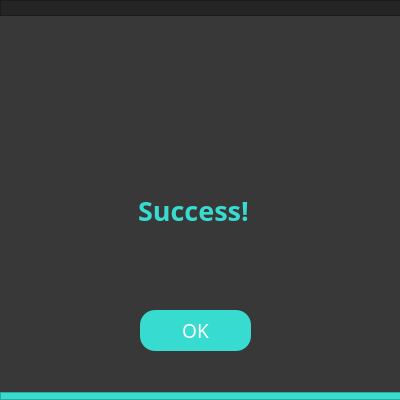
<?xml version="1.0" encoding="UTF-8"?>
<ui version="4.0">
 <class>Dialog</class>
 <widget class="QDialog" name="Dialog">
  <property name="geometry">
   <rect>
    <x>0</x>
    <y>0</y>
    <width>400</width>
    <height>400</height>
   </rect>
  </property>
  <property name="windowTitle">
   <string>Dialog</string>
  </property>
  <property name="styleSheet">
   <string notr="true">background-color: #383838</string>
  </property>
  <widget class="QLabel" name="i_background">
   <property name="geometry">
    <rect>
     <x>0</x>
     <y>10</y>
     <width>561</width>
     <height>621</height>
    </rect>
   </property>
   <property name="text">
    <string/>
   </property>
   <property name="pixmap">
    <pixmap>../images/Background.png</pixmap>
   </property>
   <property name="scaledContents">
    <bool>true</bool>
   </property>
  </widget>
  <widget class="QLabel" name="i_success">
   <property name="geometry">
    <rect>
     <x>138</x>
     <y>190</y>
     <width>121</width>
     <height>41</height>
    </rect>
   </property>
   <property name="font">
    <font>
     <family>RB</family>
     <pointsize>20</pointsize>
     <weight>75</weight>
     <bold>true</bold>
    </font>
   </property>
   <property name="styleSheet">
    <string notr="true">color: #38dbd0</string>
   </property>
   <property name="text">
    <string>Success!</string>
   </property>
  </widget>
  <widget class="QLabel" name="i_message">
   <property name="geometry">
    <rect>
     <x>20</x>
     <y>230</y>
     <width>351</width>
     <height>61</height>
    </rect>
   </property>
   <property name="font">
    <font>
     <family>RB</family>
     <pointsize>14</pointsize>
     <weight>50</weight>
     <bold>false</bold>
    </font>
   </property>
   <property name="styleSheet">
    <string notr="true">color:white;</string>
   </property>
   <property name="text">
    <string/>
   </property>
   <property name="textFormat">
    <enum>Qt::PlainText</enum>
   </property>
   <property name="alignment">
    <set>Qt::AlignHCenter|Qt::AlignTop</set>
   </property>
   <property name="wordWrap">
    <bool>true</bool>
   </property>
  </widget>
  <widget class="QLabel" name="i_logo">
   <property name="geometry">
    <rect>
     <x>145</x>
     <y>80</y>
     <width>101</width>
     <height>101</height>
    </rect>
   </property>
   <property name="text">
    <string/>
   </property>
   <property name="pixmap">
    <pixmap>../images/Check.png</pixmap>
   </property>
   <property name="scaledContents">
    <bool>true</bool>
   </property>
  </widget>
  <widget class="QFrame" name="i_footer">
   <property name="geometry">
    <rect>
     <x>0</x>
     <y>392</y>
     <width>402</width>
     <height>8</height>
    </rect>
   </property>
   <property name="styleSheet">
    <string notr="true">background-color: #38dbd0</string>
   </property>
   <property name="frameShape">
    <enum>QFrame::StyledPanel</enum>
   </property>
   <property name="frameShadow">
    <enum>QFrame::Raised</enum>
   </property>
  </widget>
  <widget class="QFrame" name="i_header">
   <property name="geometry">
    <rect>
     <x>0</x>
     <y>0</y>
     <width>401</width>
     <height>16</height>
    </rect>
   </property>
   <property name="styleSheet">
    <string notr="true">background-color: #252424</string>
   </property>
   <property name="frameShape">
    <enum>QFrame::StyledPanel</enum>
   </property>
   <property name="frameShadow">
    <enum>QFrame::Raised</enum>
   </property>
  </widget>
  <widget class="QPushButton" name="i_ok">
   <property name="geometry">
    <rect>
     <x>140</x>
     <y>310</y>
     <width>111</width>
     <height>41</height>
    </rect>
   </property>
   <property name="font">
    <font>
     <family>RB</family>
     <pointsize>14</pointsize>
    </font>
   </property>
   <property name="cursor">
    <cursorShape>PointingHandCursor</cursorShape>
   </property>
   <property name="styleSheet">
    <string notr="true">QPushButton {
	border-radius: 15px;
	background-color: #38DBD0;
	color: rgb(255, 255, 255);
}

QPushButton:hover {
	background-color: #23b2a8;
	color: rgb(255, 255, 255);
}

QPushButton:pressed {
	background-color: #38DBD0;
}</string>
   </property>
   <property name="text">
    <string>OK</string>
   </property>
   <property name="autoDefault">
    <bool>true</bool>
   </property>
   <property name="default">
    <bool>false</bool>
   </property>
   <property name="flat">
    <bool>false</bool>
   </property>
  </widget>
 </widget>
 <resources/>
 <connections/>
</ui>
